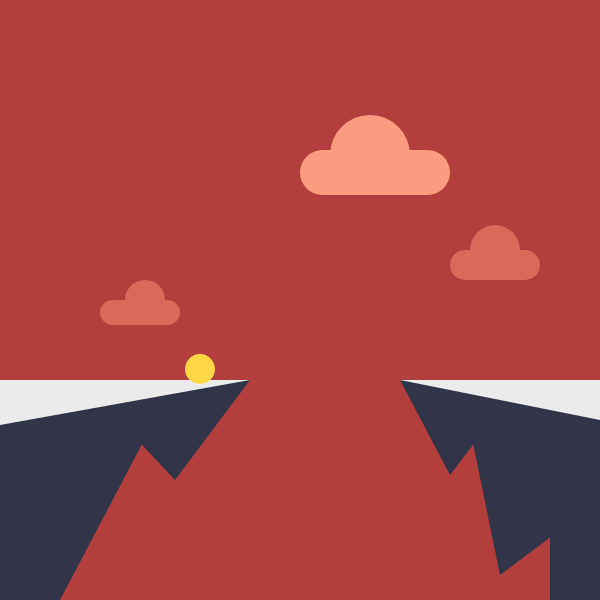
Frame 1 (no input)
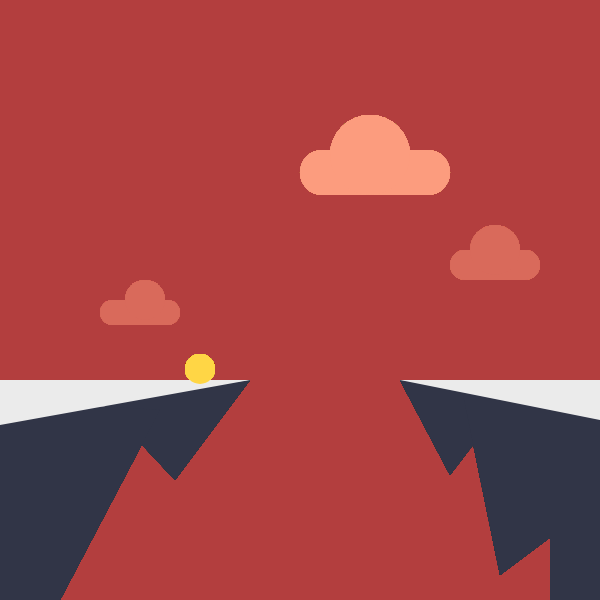
Frame 60 (no input)
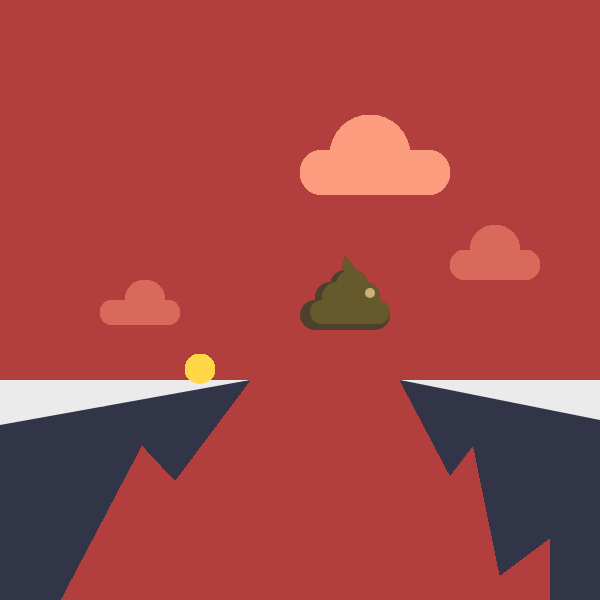
Frame 120 (the mouse pressed at the canvas centre since frame 60)

The p5.js sketch that drew these frames (run headless with seeded random() and noise() and a simulated clock; from frame 60 on, the mouse is pressed at the canvas centre):

// p5.js sketch
// ── sketch.js
 let x;
 let y;
 let a;
 let bgColor;
function setup() {
  createCanvas(600, 600);
  bgColor= color(179,62,62);
  background(bgColor);
  noStroke()
  
  x=0
  y=600
  a=0
}


 // main scene

function draw() {
  
  
  //cloud 1 from Left to Right
  fill(217,106,91)
  rect(100+x,300,80,25,50)
  ellipse(145+x,300,40,40,) 
  
  
  
  //cloud 2 
  fill(252,156,126)
  noStroke()
  rect(300+x,150,150,45,50)
  ellipse(370+x,155,80,80)
 
  //cloud 3 
  fill(217,106,91)
  noStroke()
  rect(450+x,250,90,30,50)
  ellipse(495+x,250,50,50)
  
  
  //mountain left 
    fill(49,53,71)
  triangle(100,400,250,380,175,480)  //rock
  quad(0,400,160,410,60,600,0,600)
  fill(235,235,235)
  triangle(0,380,250,380,0,425) //surface
  
  //mountain right
  fill(49,53,71)
  triangle(400,380,515,390,450,475)  //rock
  quad(460,380,600,380,600,500,500,575)
  quad(550,500,600,500,600,600,550,600)
  fill(235,235,235)
  triangle(400,380,600,380,600,420)  //surface

  
  //sphere
  fill(255,214,69)
  ellipse(200+a,369,30,30)
}

function mousePressed(){
  drawPoop(mouseX,mouseY)
  bgColor = color(random(255), random(255), random(255))
}

 // poop draw
function drawPoop(x,y) {
  
  // back poop 
  fill(77, 65, 45)
  rect(x,y,90,30,50)
  rect(x+15,y-18,65,30,50)
  rect(x+30,y-30,38,30,50)
  triangle(x+42,y-30,x+45,y-45,x+60,y-25)
  
  // front poop
  
  fill(102,90,44)
  rect(x+10,y,80,24,50)
  rect(x+22,y-18,58,30,50)
  rect(x+36,y-30,32,30,50)
  triangle(x+42,y-30,x+45,y-45,x+60,y-25)
  fill(207, 176, 124)
  rect(x+65,y-12,10,10,50)
}
